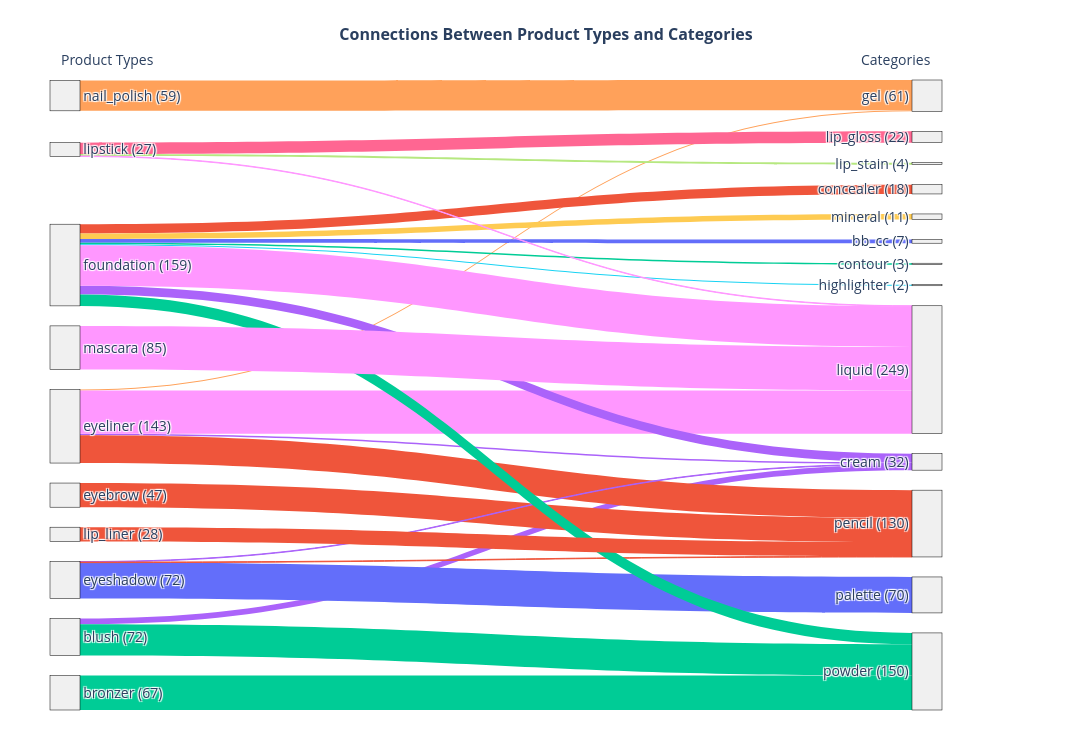

Notebook code cell kept with this figure:
### Markdown cell above
## 12. Connections Between Product Types and Categories

- **Chart Type:**  
    - `Sankey Diagram` (Sankey chart).  
- **Displays:**  
   - The interrelation between product types and their categories.  
   - The diagram illustrates how product volumes are distributed from each type to their respective categories, using **line width to represent the quantitative relationship** between product types and categories.  
   - Labels include product type and category names, along with their total counts.

### Code cell
# 12. Connections Between Product Types and Categories

import pandas as pd
import plotly.graph_objects as go
import plotly.express as px  

# Load the data
file_path = "makeup_valid_prices_filled_columns.csv"
df = pd.read_csv(file_path)

# Grouping
df_grouped = df.groupby(['product_type', 'category']).size().reset_index(name='count')
df_grouped = df_grouped[df_grouped['product_type'] != df_grouped['category']]  # Remove loops

# Create labels with product_type and category names (including counts)
product_counts = df_grouped.groupby('product_type')['count'].sum().to_dict()
category_counts = df_grouped.groupby('category')['count'].sum().to_dict()

product_types = list(product_counts.keys())
categories = list(category_counts.keys())
labels = [f"{pt} ({product_counts[pt]})" for pt in product_types] + [f"{cat} ({category_counts[cat]})" for cat in categories]

# Define source and target indices
source_indices = df_grouped['product_type'].apply(lambda x: product_types.index(x))
target_indices = df_grouped['category'].apply(lambda x: categories.index(x) + len(product_types))

# Link colors based on category
category_color_map = {cat: '#b3de69' if cat == 'category' else px.colors.qualitative.Plotly[i % 10] for i, cat in enumerate(categories)}
link_colors = df_grouped['category'].apply(lambda x: category_color_map[x]).tolist()

# Create the Sankey diagram
fig = go.Figure(data=[go.Sankey(
    arrangement='snap',
    node=dict(
        pad=20,
        thickness=30,
        line=dict(color="black", width=0.5),
        label=labels,
        color="rgba(230,230,230,0.6)",
        hoverlabel=dict(font=dict(size=14))
    ),
    link=dict(
        source=source_indices,
        target=target_indices,
        value=df_grouped['count'],
        color=link_colors,
        hoverlabel=dict(font=dict(size=13))
    )
)])

# Styling
fig.update_layout(
    title=dict(
        text="<b>Connections Between Product Types and Categories</b>",  # Add bold HTML title
        font=dict(size=16),
        x=0.5,  # Center the title
        xanchor='center'
    ),
    font=dict(size=14),
    height=750,
    width=1100,
    margin=dict(l=50, r=150, t=80, b=40),
    annotations=[
        dict(x=0.01, y=1.05, text="Product Types", showarrow=False, font=dict(size=14)),
        dict(x=0.99, y=1.05, text="Categories", showarrow=False, xanchor='right', font=dict(size=14))
    ]
)

fig.show()

# 12_Product_Types_and_Categories_Sankey

### Figure 1 — Plotly figure (JSON) as saved in the notebook; plotly's stock layout.template omitted (floating-point values rounded to 4 significant figures)
{"data": [{"arrangement": "snap", "link": {"color": ["#AB63FA", "#00CC96", "#00CC96", "#EF553B", "#AB63FA", "#FFA15A", "#FF97FF", "#EF553B", "#AB63FA", "#636EFA", "#EF553B", "#636EFA", "#EF553B", "#00CC96", "#AB63FA", "#19D3F3", "#FF97FF", "#FECB52", "#00CC96", "#EF553B", "#FF6692", "#B6E880", "#FF97FF", "#FF97FF", "#FFA15A"], "hoverlabel": {"font": {"size": 13}}, "source": [0, 0, 1, 2, 3, 3, 3, 3, 4, 4, 4, 5, 5, 5, 5, 5, 5, 5, 5, 6, 7, 7, 7, 8, 9], "target": [13, 22, 22, 21, 13, 14, 18, 21, 13, 20, 21, 10, 11, 12, 13, 15, 18, 19, 22, 21, 16, 17, 18, 18, 14], "value": [11, 61, 67, 47, 3, 2, 84, 54, 1, 70, 1, 7, 18, 3, 17, 2, 79, 11, 22, 28, 22, 4, 1, 85, 59]}, "node": {"color": "rgba(230,230,230,0.6)", "hoverlabel": {"font": {"size": 14}}, "label": ["blush (72)", "bronzer (67)", "eyebrow (47)", "eyeliner (143)", "eyeshadow (72)", "foundation (159)", "lip_liner (28)", "lipstick (27)", "mascara (85)", "nail_polish (59)", "bb_cc (7)", "concealer (18)", "contour (3)", "cream (32)", "gel (61)", "highlighter (2)", "lip_gloss (22)", "lip_stain (4)", "liquid (249)", "mineral (11)", "palette (70)", "pencil (130)", "powder (150)"], "line": {"color": "black", "width": 0.5}, "pad": 20, "thickness": 30}, "type": "sankey"}], "layout": {"annotations": [{"font": {"size": 14}, "showarrow": false, "text": "Product Types", "x": 0.01, "y": 1.05}, {"font": {"size": 14}, "showarrow": false, "text": "Categories", "x": 0.99, "xanchor": "right", "y": 1.05}], "font": {"size": 14}, "height": 750, "margin": {"b": 40, "l": 50, "r": 150, "t": 80}, "title": {"font": {"size": 16}, "text": "<b>Connections Between Product Types and Categories</b>", "x": 0.5, "xanchor": "center"}, "width": 1100}}
